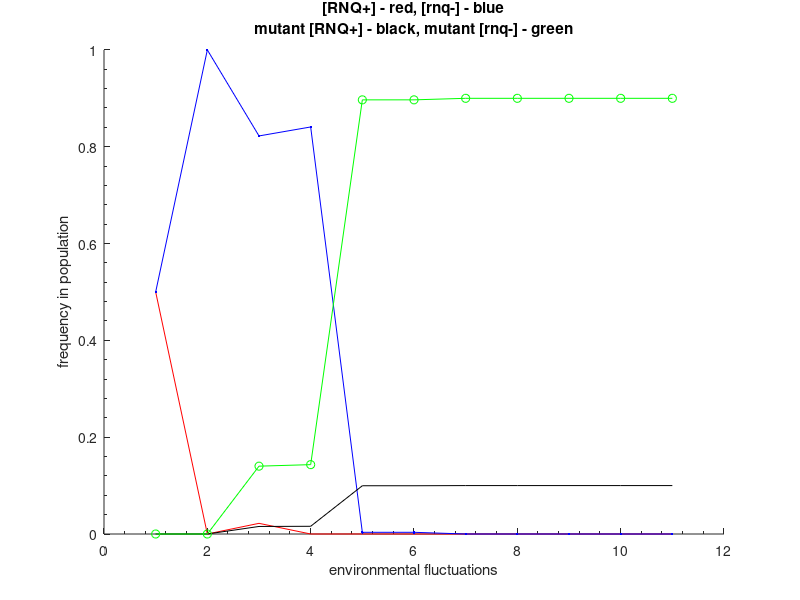

Here is the MATLAB script that generated this plot:
%% PARAMETERS

% number of cycles
gen =10;

% population fractions
%fraction of [RNQ+] cells
RNQ1 = zeros(gen,1);
%fraction of [rnq-] cells
rnq2 = zeros(gen,1);
%fraction of [RNQ+] mutant cells
RNQ3 = zeros(gen,1);
%fraction of [rnq-] mutant cells
rnq4 = zeros(gen,1);

% initital population composition
RNQ1(1) = 0.5;
rnq2(1) = 0.5;
RNQ3(1) = 0;
rnq4(1) = 0;


%% loop with each entry being a hygromycin treatment followed by recovery followed by canavanine treatment followed by recovery

i = 1;

while i <= gen

    %hygromycin treatment
    %new RNQ+ fraction
    x1 = RNQ1(i)*2.42*10^(-5)*0.472;
    %new rnq- fraction
    x2 = rnq2(i)*0.959 + RNQ1(i)*2.42*10^(-5)*0.528*0.05;
    %new RNQ+ mutant fraction
    x3 = RNQ3(i)*0.959 + RNQ1(i)*2.42*10^(-5)*0.528*0.95;
    %new rnq- mutant fraction
    x4 = rnq4(i)*0.959;
    
    i = i + 1;
     
    %recovery: normalizing fractions to 1 and storing them
    RNQ1(i) = x1 / (x1+x2+x3+x4);
    rnq2(i) = x2 / (x1+x2+x3+x4);
    RNQ3(i) = x3 / (x1+x2+x3+x4);
    rnq4(i) = x4 / (x1+x2+x3+x4);
   
    %canavanine treatment
    %new RNQ+ fraction
    x1 = RNQ1(i) * 0.0551 + rnq2(i) * 4.34*10^(-5)*0.1521*0.05;
    % new rnq- fraction
    x2 = rnq2(i) * 4.34*10^(-5) * 0.8479;
    % new RNQ+ mutant fraction
    x3 = RNQ3(i) * 0.0551;
    % new rnq- mutant fraction
    x4 = rnq4(i) * 0.0551 + rnq2(i) * 4.34*10^(-5)*0.1521*0.95;
    
    i= i + 1;
    
    %recovery: normalizing fractions to 1 and storing them
    RNQ1(i) = x1 / (x1+x2+x3+x4);
    rnq2(i) = x2 / (x1+x2+x3+x4);
    RNQ3(i) = x3 / (x1+x2+x3+x4);
    rnq4(i) = x4 / (x1+x2+x3+x4);
    
    
end
    
gen = length(RNQ1);    
%% plotting results

% each type is a different line

figure
hold on
plot(1:gen,RNQ1,'r-')
plot(1:gen,rnq2,'b.-')
plot(1:gen,RNQ3,'k-')
plot(1:gen,rnq4,'go-')

title({'[RNQ+] - red, [rnq-] - blue' ,'mutant [RNQ+] - black, mutant [rnq-] - green'})
xlabel('environmental fluctuations')
ylabel('frequency in population')
set(gca,'XMinorTick','on','YMinorTick','on')



